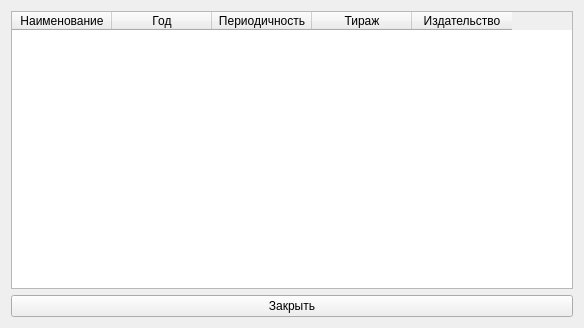
<?xml version="1.0" encoding="UTF-8"?>
<ui version="4.0">
 <class>add2</class>
 <widget class="QWidget" name="add2">
  <property name="geometry">
   <rect>
    <x>0</x>
    <y>0</y>
    <width>584</width>
    <height>328</height>
   </rect>
  </property>
  <property name="minimumSize">
   <size>
    <width>584</width>
    <height>328</height>
   </size>
  </property>
  <property name="windowTitle">
   <string>База данных</string>
  </property>
  <layout class="QVBoxLayout" name="verticalLayout_2">
   <item>
    <layout class="QVBoxLayout" name="verticalLayout">
     <item>
      <widget class="QTableWidget" name="tableWidget">
       <column>
        <property name="text">
         <string>Наименование</string>
        </property>
       </column>
       <column>
        <property name="text">
         <string>Год</string>
        </property>
       </column>
       <column>
        <property name="text">
         <string>Периодичность</string>
        </property>
       </column>
       <column>
        <property name="text">
         <string>Тираж</string>
        </property>
       </column>
       <column>
        <property name="text">
         <string>Издательство</string>
        </property>
       </column>
      </widget>
     </item>
     <item>
      <widget class="QPushButton" name="pushButton">
       <property name="text">
        <string>Закрыть</string>
       </property>
      </widget>
     </item>
    </layout>
   </item>
  </layout>
 </widget>
 <resources/>
 <connections>
  <connection>
   <sender>pushButton</sender>
   <signal>clicked()</signal>
   <receiver>add2</receiver>
   <slot>close()</slot>
   <hints>
    <hint type="sourcelabel">
     <x>199</x>
     <y>277</y>
    </hint>
    <hint type="destinationlabel">
     <x>199</x>
     <y>149</y>
    </hint>
   </hints>
  </connection>
 </connections>
</ui>
